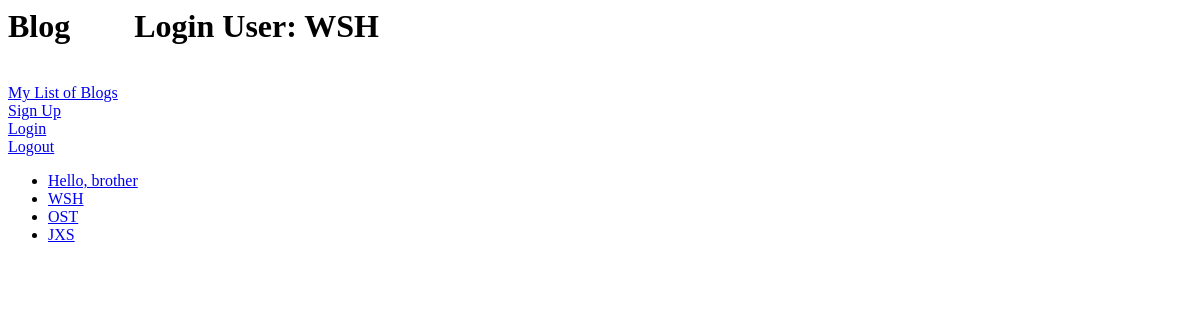
The app's page /blog/ (signed in), older data.
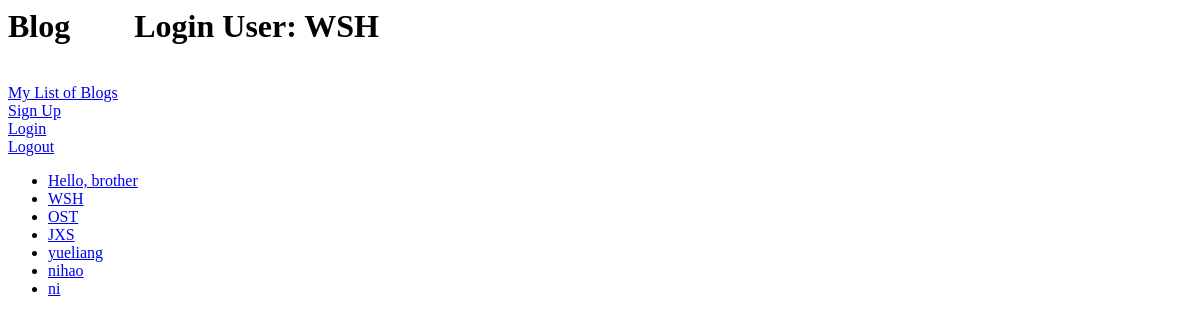
The same page, newer data.
### blog/models.py (models this page shows, shortened)
class Blog(models.Model):
	usr=models.ForeignKey(User)
	name=models.CharField(max_length=50)

### blog/views.py (the view)
def index(request):
	user_name=request.user.username
	user_id=request.user.id
	blog_list = Blog.objects.all()
	context={'blog_list':blog_list,'user_id':user_id,'user_name':user_name}
	return render(request, 'blog/index.html', context)

### blog/templates/blog/index.html
{% if user_name %}
<h1> Blog  &nbsp;&nbsp;&nbsp;&nbsp;&nbsp;&nbsp;&nbsp;Login User: {{user_name}}</h1><br>
{% else %}
<h1> Blog </h1><br>
{% endif %}
<a href="{% url 'blog:blog_list' %}">My List of Blogs</a><br>
<a href = "{% url 'blog:sign_up' %}"> Sign Up </a> <br>
<a href = "{% url 'blog:login' %}"> Login </a> <br>
<a href = "{% url 'blog:logout' %}"> Logout </a> <br>
{%  if blog_list %}
	<ul>
	{% for blog in blog_list %}
		<li><a href="{%  url 'blog:blog_pg' blog.id 0 %}">{{ blog.name }}</a></li>
	{% endfor %}
	</ul>
{% else %}
	<p>No posts are available</p>
{% endif %}

Row changes from the older to the newer data that the page shows:
added Blog: name "yueliang"
added Blog: name "nihao"
added Blog: name "ni"
